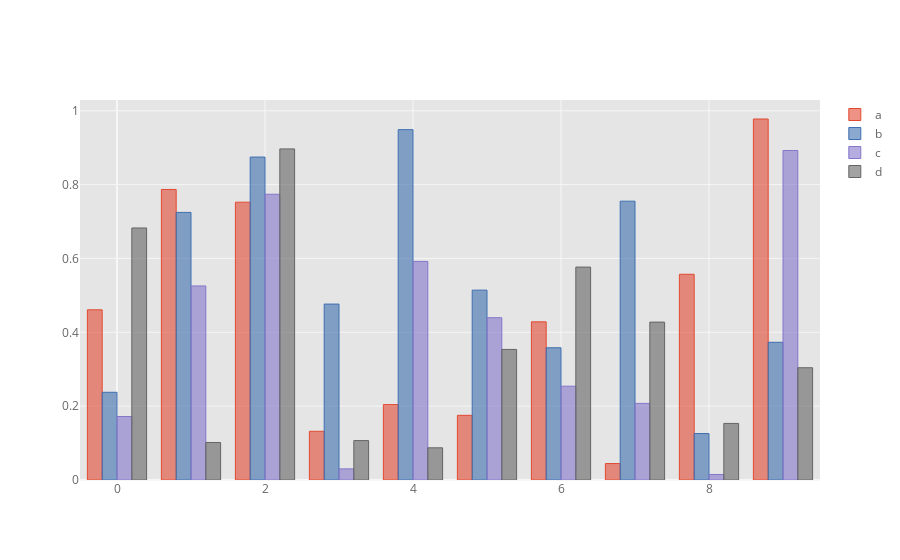

This figure's notebook cell:
### Markdown cell above
Calling a DataFrame’s `plot()` method with `kind='bar'` produces a multiple bar plot:

### Code cell
df=pd.DataFrame(np.random.rand(10, 4), columns=['a', 'b', 'c', 'd'])
df.iplot(kind='bar')

### Figure 1 — Plotly figure (JSON) as saved in the notebook; plotly's stock layout.template omitted (floating-point values rounded to 4 significant figures)
{"data": [{"marker": {"color": "rgba(226, 74, 51, 0.6)", "line": {"color": "rgba(226, 74, 51, 1.0)", "width": 1}}, "name": "a", "orientation": "v", "text": "", "type": "bar", "x": [0, 1, 2, 3, 4, 5, 6, 7, 8, 9], "y": [0.4609, 0.7868, 0.7523, 0.1319, 0.2043, 0.1751, 0.4283, 0.04457, 0.5572, 0.9777]}, {"marker": {"color": "rgba(62, 111, 176, 0.6)", "line": {"color": "rgba(62, 111, 176, 1.0)", "width": 1}}, "name": "b", "orientation": "v", "text": "", "type": "bar", "x": [0, 1, 2, 3, 4, 5, 6, 7, 8, 9], "y": [0.2376, 0.7247, 0.8746, 0.4765, 0.9489, 0.5142, 0.3581, 0.7551, 0.1258, 0.3729]}, {"marker": {"color": "rgba(132, 118, 202, 0.6)", "line": {"color": "rgba(132, 118, 202, 1.0)", "width": 1}}, "name": "c", "orientation": "v", "text": "", "type": "bar", "x": [0, 1, 2, 3, 4, 5, 6, 7, 8, 9], "y": [0.1719, 0.5256, 0.7739, 0.03008, 0.592, 0.4395, 0.254, 0.2075, 0.01496, 0.8925]}, {"marker": {"color": "rgba(101, 101, 101, 0.6)", "line": {"color": "rgba(101, 101, 101, 1.0)", "width": 1}}, "name": "d", "orientation": "v", "text": "", "type": "bar", "x": [0, 1, 2, 3, 4, 5, 6, 7, 8, 9], "y": [0.6825, 0.1016, 0.8967, 0.1068, 0.08719, 0.3537, 0.5766, 0.4276, 0.1532, 0.304]}], "layout": {"legend": {"bgcolor": "#FFFFFF", "font": {"color": "#666666"}}, "paper_bgcolor": "#FFFFFF", "plot_bgcolor": "#E5E5E5", "title": {"font": {"color": "#151516"}, "x": 0.5}, "xaxis": {"gridcolor": "#F6F6F6", "showgrid": true, "tickfont": {"color": "#666666"}, "title": {"font": {"color": "#666666"}, "text": ""}, "zerolinecolor": "#F6F6F6"}, "yaxis": {"gridcolor": "#F6F6F6", "showgrid": true, "tickfont": {"color": "#666666"}, "title": {"font": {"color": "#666666"}, "text": ""}, "zerolinecolor": "#F6F6F6"}}}
